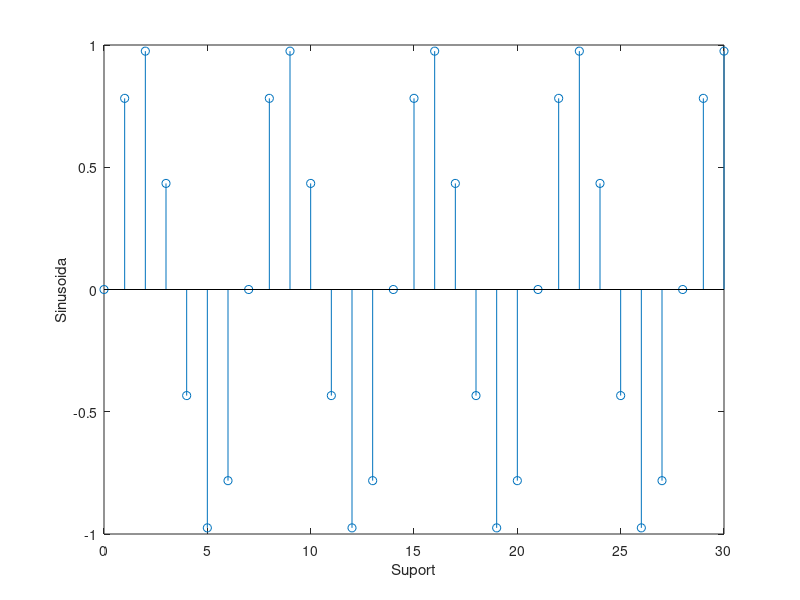
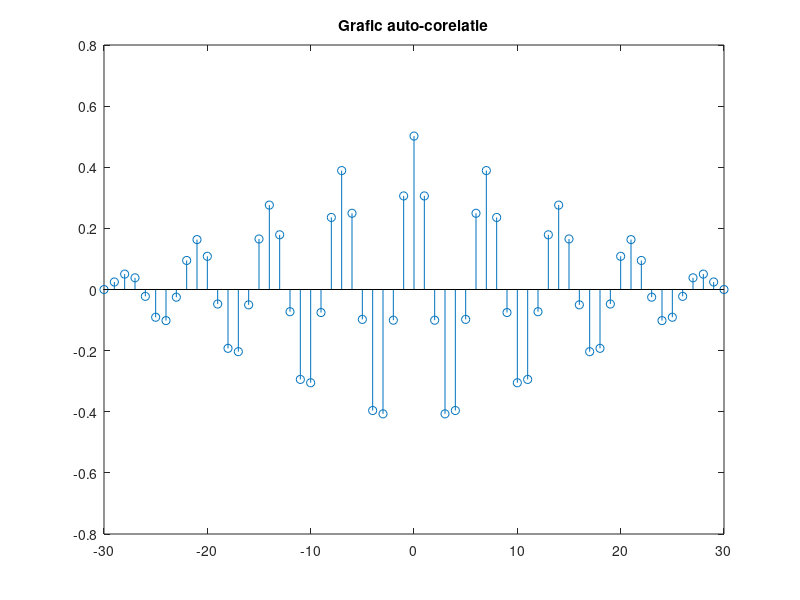

The MATLAB script that drew these images, in order:
% Lucrarea_4b______________________________________________________________
clear all
close all
clc

N   = 31;
L   = 30;
n   = 0:N-1;
ohm = 2*pi/7;           % pentru a avea cel putin 5 perioade
x   = sin(ohm .*n);

figure(1)
stem(n, x)
xlabel('Suport')
ylabel('Sinusoida')

T   = 2*pi/ohm;         % perioada
rx  = xcorr(x, L, 'biased');

figure(2)
stem(-L:1:L, rx)
title('Grafic auto-corelatie')

% Din graficul de auto-corelatie putem observa ca punctele de maxim si
% minim local sunt simetrice fata de axa Oy si totodata la intervale care
% sunt multiplul perioadei. In acest caz, 7.



